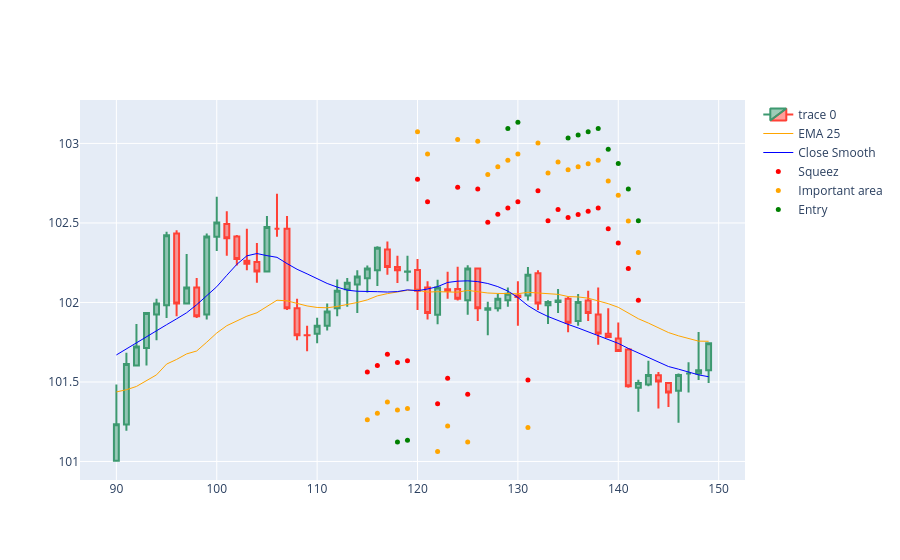

Source (notebook cell):
### Code cell
import plotly.io as pio
import plotly.graph_objects as go  

dfpl = df[90:150]

fig = go.Figure(
    data=[
        go.Candlestick(
            x=dfpl.index,
            open=dfpl['open_5min'],
            high=dfpl['high_5min'],
            low=dfpl['low_5min'],
            close=dfpl['close_5min']),
        go.Scatter(
            x=dfpl.index, 
            y=dfpl['ema25_5min'],
            line=dict(color='orange', width=1), 
            name="EMA 25"),
        go.Scatter(
            x=dfpl.index, 
            y=dfpl['close5min_smooth'],
            line=dict(color='blue', width=1), 
            name="Close Smooth")
    ]
)

fig.add_scatter(x=dfpl.index, y=dfpl['squezzeArea'], mode="markers", marker=dict(size=5, color="red"), name="Squeez")
fig.add_scatter(x=dfpl.index, y=dfpl['squeezeCloseToEmaArea'], mode="markers", marker=dict(size=5, color="orange"), name="Important area")
fig.add_scatter(x=dfpl.index, y=dfpl['posibleBreakArea'], mode="markers", marker=dict(size=5, color="green"), name="Entry")

fig.update_layout(xaxis_rangeslider_visible=False)
fig.show()
